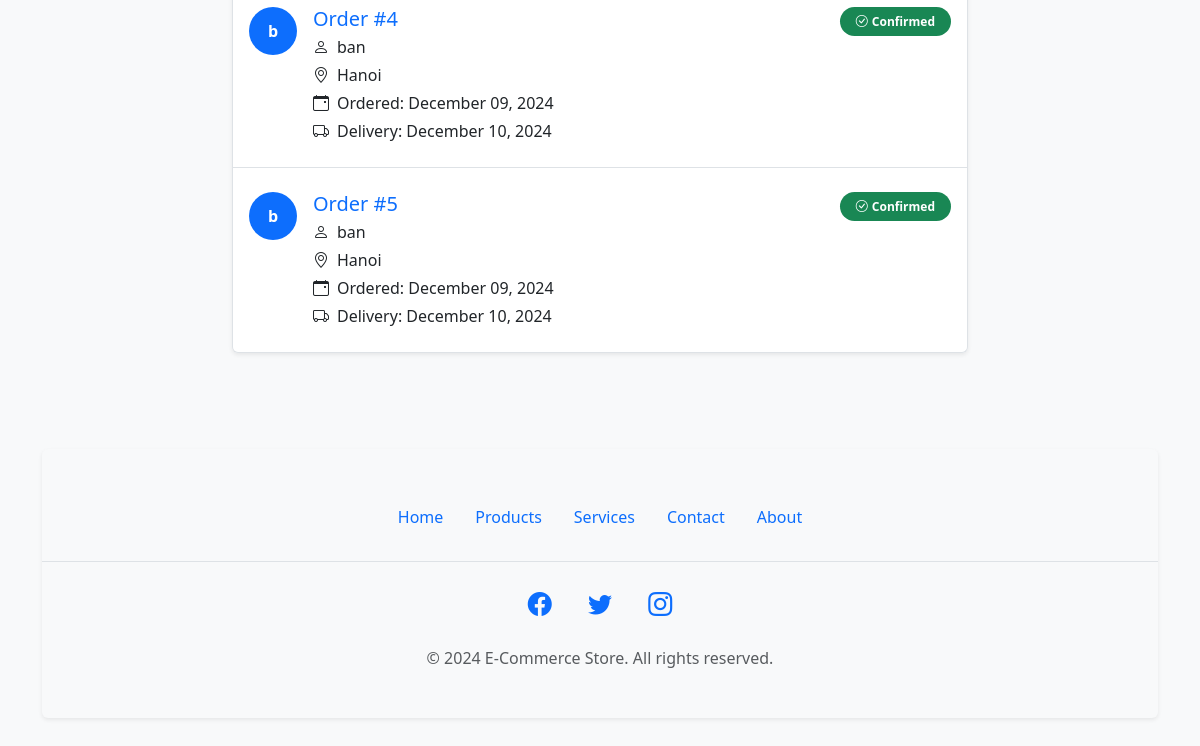
The page /manage (lower part) on the database as committed earlier.
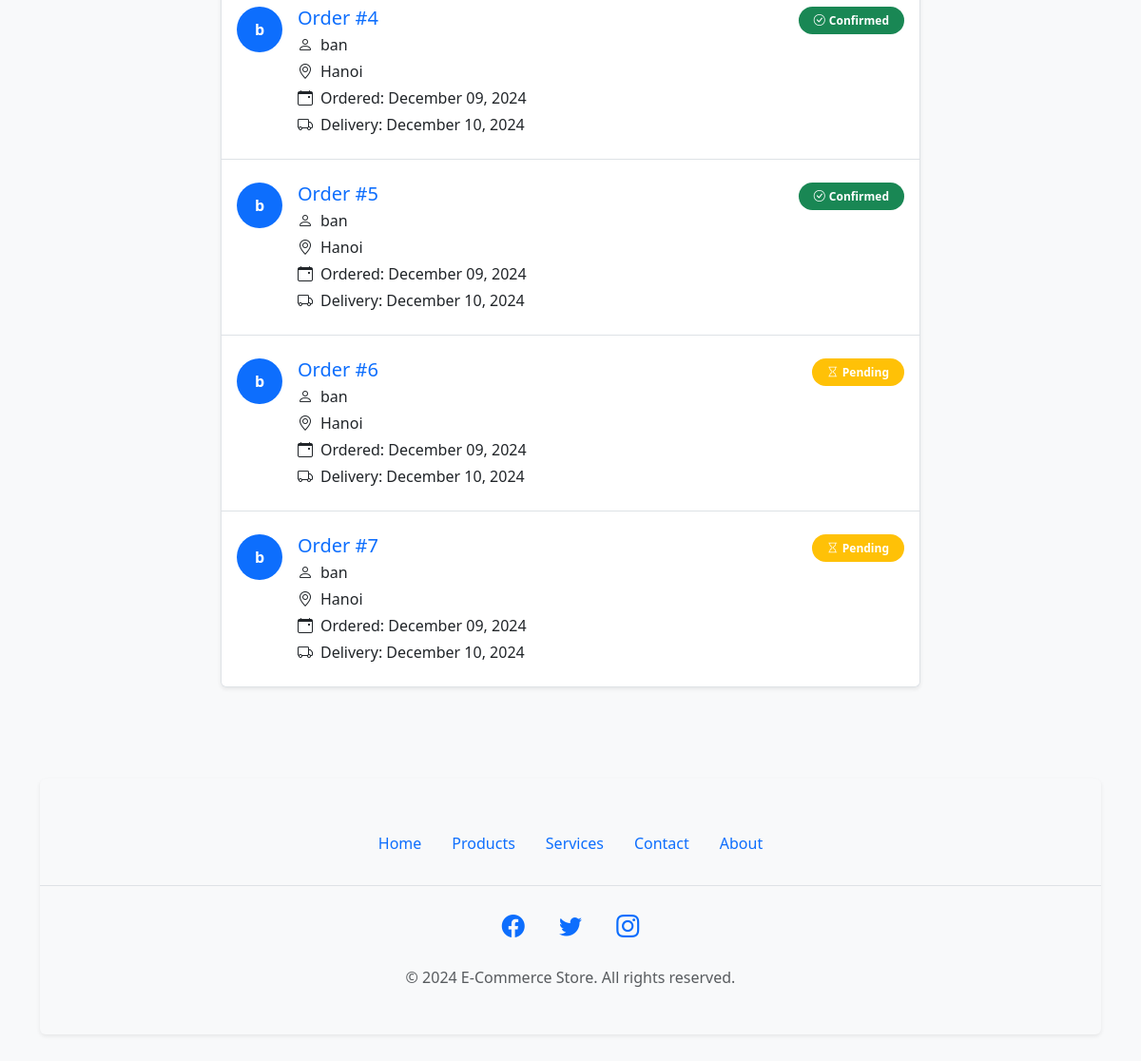
The same page on the database as committed later.
### main.py (models this page shows)
class Order(db.Model):
    __tablename__ = "orders"
    id: Mapped[int] = mapped_column(Integer, primary_key=True)
    user_id: Mapped[int] = mapped_column(db.ForeignKey("users.id"))
    user = relationship("User")
    selections: Mapped[List["Selection"]] = relationship(back_populates="order")
    order_date: Mapped[str] = mapped_column(String, nullable=False)
    confirmed: Mapped[Optional[bool]] = mapped_column(Boolean)
    feedback: Mapped[Optional[str]] = mapped_column(String)

class User(UserMixin, db.Model):
    __tablename__ = "users"
    id: Mapped[int] = mapped_column(Integer, primary_key=True)
    email: Mapped[str] = mapped_column(String, unique=True)
    name: Mapped[str]= mapped_column(String, nullable=False)
    password: Mapped[str] = mapped_column(String, nullable=False)
    selections = relationship("Selection", back_populates="user")
    address: Mapped[Optional[str]] = mapped_column(String)
    shipping: Mapped[Optional[str]] = mapped_column(String)
    total_price: Mapped[Optional[str]] = mapped_column(String)
    summary: Mapped[Optional[str]] = mapped_column(String)
    delivery_date: Mapped[Optional[str]] = mapped_column(String)

### main.py (the view)
@app.route('/manage')
def manage():
    list = db.session.execute(db.select(Order)).scalars().all()
    return render_template('manage.html', list=list)

### templates/manage.html (shortened to what this page needs)
{% include 'header.html' %}
<div class="container py-5">
  <div class="row justify-content-center">
    <div class="col-lg-8">
      <div class="list-group shadow-sm">
        {% for each in list:%}
        <a href="{{url_for('show_order', order_id=each.id)}}" class="list-group-item list-group-item-action d-flex gap-3 py-4 position-relative hover-shadow transition-all" aria-current="true">
          <div class="d-flex align-items-center justify-content-center bg-primary rounded-circle flex-shrink-0" style="width: 48px; height: 48px;">
            <span class="text-white fw-bold">{{each.user.name[0]}}</span>
          </div>
          <div class="d-flex gap-2 w-100 justify-content-between">
            <div>
              <h5 class="mb-1 text-primary">Order #{{each.id}}</h5>
              <p class="mb-1"><i class="bi bi-person me-2"></i>{{each.user.name}}</p>
              <p class="mb-1"><i class="bi bi-geo-alt me-2"></i>{{each.user.address}}</p>
              <p class="mb-1"><i class="bi bi-calendar-event me-2"></i>Ordered: {{each.order_date}}</p>
              <p class="mb-0"><i class="bi bi-truck me-2"></i>Delivery: {{each.user.delivery_date}}</p>
            </div>
            <div class="text-end">
              {% if each.confirmed == None: %}
              <span class="badge bg-warning px-3 py-2 rounded-pill">
                <i class="bi bi-hourglass me-1"></i>Pending
              </span>
              {% endif %}
              {% if each.confirmed != None and each.confirmed == True: %}
              <span class="badge bg-success px-3 py-2 rounded-pill">
                <i class="bi bi-check-circle me-1"></i>Confirmed
              </span>
              {% endif %}
            </div>
          </div>
        </a>
        {% endfor %}
      </div>
    </div>
  </div>
</div>
{% include 'footer.html' %}

### templates/header.html (shortened to what this page needs)
<!DOCTYPE html>
<html lang="en">
<head>
  <link href="https://cdn.jsdelivr.net/npm/bootstrap@5.3.3/dist/css/bootstrap.min.css" rel="stylesheet">
  <link rel="stylesheet" href="https://cdn.jsdelivr.net/npm/bootstrap-icons@1.11.3/font/bootstrap-icons.min.css">
  <link href="static/css/styles.css" rel="stylesheet">
</head>
<body>

### templates/footer.html (shortened to what this page needs)
<div class="container mt-5 mb-5">
  <footer class="py-5 my-5 bg-light rounded shadow-sm">
    <ul class="nav justify-content-center border-bottom pb-4 mb-4">
      <li class="nav-item"><a href="{{ url_for('home') }}" class="nav-link px-3 text-primary hover-shadow transition-all">Home</a></li>
      <li class="nav-item"><a href="{{ url_for('products') }}" class="nav-link px-3 text-primary hover-shadow transition-all">Products</a></li>
      <li class="nav-item"><a href="#" class="nav-link px-3 text-primary hover-shadow transition-all">Services</a></li>
      <li class="nav-item"><a href="#" class="nav-link px-3 text-primary hover-shadow transition-all">Contact</a></li>
      <li class="nav-item"><a href="#" class="nav-link px-3 text-primary hover-shadow transition-all">About</a></li>
    </ul>
    <div class="text-center">
      <div class="mb-4">
        <a href="#" class="text-decoration-none mx-3">
          <i class="bi bi-facebook fs-4 text-primary"></i>
        </a>
        <a href="#" class="text-decoration-none mx-3">
          <i class="bi bi-twitter fs-4 text-primary"></i>
        </a>
        <a href="#" class="text-decoration-none mx-3">
          <i class="bi bi-instagram fs-4 text-primary"></i>
        </a>
      </div>
      <p class="text-muted mb-0">© 2024 E-Commerce Store. All rights reserved.</p>
    </div>
  </footer>
</div>
</body>
</html>

### static/css/styles.css (style rules this page uses)
body { font-family: 'Segoe UI', Tahoma, Geneva, Verdana, sans-serif; background-color: #f8f9fa; color: #212529; }

Rows that differ between the two databases and show on the page:
added Order: user "b", id "6", user.name "ban", user.address "Hanoi", order_date "December 09, 2024", user.delivery_date "December 10, 2024", shows "Pending"
added Order: user "b", id "7", user.name "ban", user.address "Hanoi", order_date "December 09, 2024", user.delivery_date "December 10, 2024", shows "Pending"
